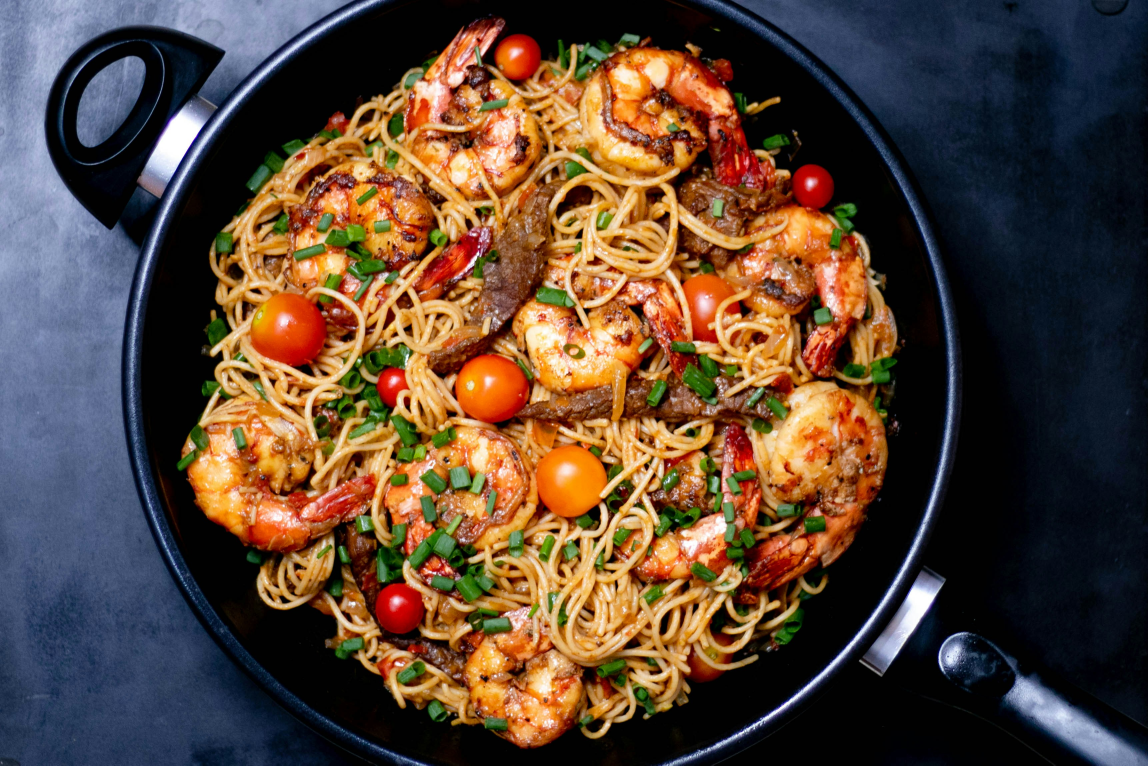
#> input picture 实验三/test_image.jpg, 3444 x 2296 px, found by its file name (shown at 1/3 size)
$ python syzy.py
#> lines starting #> are read from the running program, lines starting #| are printed output that depends on the picture
import cv2
import numpy as np
import matplotlib.pyplot as plt

# -------------------------- 1. 图像读入与预处理 --------------------------
def load_gray_image(path):
    """读取灰度图像"""
#> called with path = '/home/chen/cv-course/test_image.jpg'
    img = cv2.imread(path, cv2.IMREAD_GRAYSCALE)
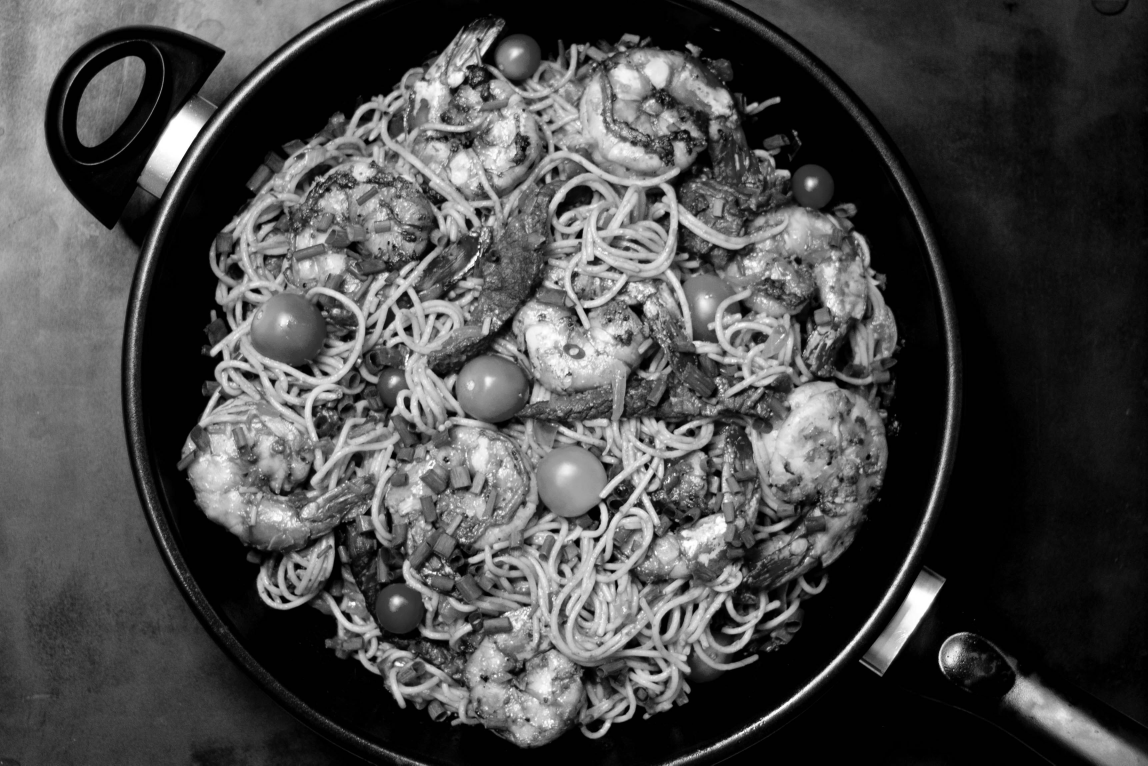
#> img: shape (2296, 3444) (shown at 1/3 size); min 0, max 255, mean 73.9
    if img is None:
        raise FileNotFoundError(f"无法读取图像文件: {path}")
    return img

# -------------------------- 2. 下采样（两种方式） --------------------------
def downsample_direct(img, scale=0.5):
    """不做预滤波直接下采样"""
    h, w = img.shape
    new_h, new_w = int(h * scale), int(w * scale)
    return cv2.resize(img, (new_w, new_h), interpolation=cv2.INTER_NEAREST)

def downsample_gaussian_blur(img, scale=0.5, ksize=(5,5), sigmaX=1.0):
    """先高斯平滑再下采样"""
    blurred = cv2.GaussianBlur(img, ksize, sigmaX)
    h, w = blurred.shape
    new_h, new_w = int(h * scale), int(w * scale)
    return cv2.resize(blurred, (new_w, new_h), interpolation=cv2.INTER_NEAREST)

# -------------------------- 3. 图像恢复（三种插值方法） --------------------------
def restore_image(img_small, original_shape):
    h, w = original_shape
    nearest = cv2.resize(img_small, (w, h), interpolation=cv2.INTER_NEAREST)
    bilinear = cv2.resize(img_small, (w, h), interpolation=cv2.INTER_LINEAR)
    bicubic = cv2.resize(img_small, (w, h), interpolation=cv2.INTER_CUBIC)
    return nearest, bilinear, bicubic

# -------------------------- 4. 空间域质量评价（MSE/PSNR） --------------------------
def calculate_mse_psnr(img1, img2):
    mse = np.mean((img1.astype(np.float64) - img2.astype(np.float64)) ** 2)
    if mse == 0:
        return 0, float('inf')
    psnr = 10 * np.log10((255 ** 2) / mse)
    return mse, psnr

# -------------------------- 5. 傅里叶变换分析 --------------------------
def fft_analysis(img):
    f = np.fft.fft2(img)
    f_shift = np.fft.fftshift(f)
    magnitude = 20 * np.log(np.abs(f_shift) + 1)
    return magnitude

# -------------------------- 6. DCT变换分析 --------------------------
def dct_analysis(img):
    img_float = np.float32(img)
    dct = cv2.dct(img_float)
    dct_log = 20 * np.log(np.abs(dct) + 1)

    h, w = dct.shape
    low_h, low_w = h // 8, w // 8
    low_freq_energy = np.sum(np.abs(dct[:low_h, :low_w]) ** 2)
    total_energy = np.sum(np.abs(dct) ** 2)
    energy_ratio = low_freq_energy / total_energy if total_energy != 0 else 0

    return dct_log, energy_ratio

# -------------------------- 7. 可视化（已修复：保存图片，不弹窗） --------------------------
def visualize_results(original, small_direct, small_blur,
                     nearest_d, bilinear_d, bicubic_d,
                     nearest_b, bilinear_b, bicubic_b):
    plt.figure(figsize=(18, 12))

    plt.subplot(3, 4, 1), plt.imshow(original, cmap='gray'), plt.title('Original'), plt.axis('off')
    plt.subplot(3, 4, 2), plt.imshow(small_direct, cmap='gray'), plt.title('Direct Downsample (1/2)'), plt.axis('off')
    plt.subplot(3, 4, 3), plt.imshow(small_blur, cmap='gray'), plt.title('Gaussian Blur + Downsample (1/2)'), plt.axis('off')

    plt.subplot(3, 4, 5), plt.imshow(nearest_d, cmap='gray'), plt.title('Nearest (Direct Down)'), plt.axis('off')
    plt.subplot(3, 4, 6), plt.imshow(bilinear_d, cmap='gray'), plt.title('Bilinear (Direct Down)'), plt.axis('off')
    plt.subplot(3, 4, 7), plt.imshow(bicubic_d, cmap='gray'), plt.title('Bicubic (Direct Down)'), plt.axis('off')

    plt.subplot(3, 4, 9), plt.imshow(nearest_b, cmap='gray'), plt.title('Nearest (Blur Down)'), plt.axis('off')
    plt.subplot(3, 4, 10), plt.imshow(bilinear_b, cmap='gray'), plt.title('Bilinear (Blur Down)'), plt.axis('off')
    plt.subplot(3, 4, 11), plt.imshow(bicubic_b, cmap='gray'), plt.title('Bicubic (Blur Down)'), plt.axis('off')

    plt.tight_layout()
    plt.savefig("result_images.png", dpi=150, bbox_inches='tight')
    plt.close()

def visualize_fft(fft_original, fft_small_direct, fft_bilinear_d):
    plt.figure(figsize=(15, 5))
    plt.subplot(1, 3, 1), plt.imshow(fft_original, cmap='gray'), plt.title('Original FFT Spectrum'), plt.axis('off')
    plt.subplot(1, 3, 2), plt.imshow(fft_small_direct, cmap='gray'), plt.title('Direct Downsample FFT Spectrum'), plt.axis('off')
    plt.subplot(1, 3, 3), plt.imshow(fft_bilinear_d, cmap='gray'), plt.title('Bilinear Restored FFT Spectrum'), plt.axis('off')
    plt.tight_layout()
    plt.savefig("result_fft.png", dpi=150, bbox_inches='tight')
    plt.close()

def visualize_dct(dct_original, dct_bilinear_d, dct_bicubic_d, ratios):
    plt.figure(figsize=(15, 5))
    plt.subplot(1, 3, 1), plt.imshow(dct_original, cmap='gray'), plt.title(f'Original DCT\nLow Energy Ratio: {ratios[0]:.2%}'), plt.axis('off')
    plt.subplot(1, 3, 2), plt.imshow(dct_bilinear_d, cmap='gray'), plt.title(f'Bilinear Restored DCT\nLow Energy Ratio: {ratios[1]:.2%}'), plt.axis('off')
    plt.subplot(1, 3, 3), plt.imshow(dct_bicubic_d, cmap='gray'), plt.title(f'Bicubic Restored DCT\nLow Energy Ratio: {ratios[2]:.2%}'), plt.axis('off')
    plt.tight_layout()
    plt.savefig("result_dct.png", dpi=150, bbox_inches='tight')
    plt.close()

# -------------------------- 主函数 --------------------------
if __name__ == "__main__":
    # 请把这里改成你的图片路径！
    img_path = "/home/chen/cv-course/test_image.jpg"

    original = load_gray_image(img_path)
    h, w = original.shape
#> h = 2296; w = 3444
    print(f"原始图像尺寸: {w}x{h}")
#| 原始图像尺寸: 3444x2296

    scale = 0.5
    small_direct = downsample_direct(original, scale)
    small_blur = downsample_gaussian_blur(original, scale)
    print(f"下采样后尺寸: {int(w*scale)}x{int(h*scale)}")
#| 下采样后尺寸: 1722x1148

    nearest_d, bilinear_d, bicubic_d = restore_image(small_direct, (h, w))
    nearest_b, bilinear_b, bicubic_b = restore_image(small_blur, (h, w))

    print("\n=== 直接下采样恢复结果（vs 原图） ===")
    mse_n_d, psnr_n_d = calculate_mse_psnr(original, nearest_d)
#> in calculate_mse_psnr, `mse = np.mean((img1.astype(np.float64) - img2.astype(np.float64)) ** 2)`: mse = 34.75
#> in calculate_mse_psnr, `psnr = 10 * np.log10((255 ** 2) / mse)`: psnr = 32.72
#> mse_n_d = 34.75; psnr_n_d = 32.72
    mse_bi_d, psnr_bi_d = calculate_mse_psnr(original, bilinear_d)
#> mse_bi_d = 21.37; psnr_bi_d = 34.83
    mse_bic_d, psnr_bic_d = calculate_mse_psnr(original, bicubic_d)
#> mse_bic_d = 21.75; psnr_bic_d = 34.76
    print(f"最近邻: MSE={mse_n_d:.2f}, PSNR={psnr_n_d:.2f} dB")
#| 最近邻: MSE=34.75, PSNR=32.72 dB
    print(f"双线性: MSE={mse_bi_d:.2f}, PSNR={psnr_bi_d:.2f} dB")
#| 双线性: MSE=21.37, PSNR=34.83 dB
    print(f"双三次: MSE={mse_bic_d:.2f}, PSNR={psnr_bic_d:.2f} dB")
#| 双三次: MSE=21.75, PSNR=34.76 dB

    print("\n=== 高斯下采样恢复结果（vs 原图） ===")
    mse_n_b, psnr_n_b = calculate_mse_psnr(original, nearest_b)
#> mse_n_b = 33.89; psnr_n_b = 32.83
    mse_bi_b, psnr_bi_b = calculate_mse_psnr(original, bilinear_b)
#> mse_bi_b = 27.79; psnr_bi_b = 33.69
    mse_bic_b, psnr_bic_b = calculate_mse_psnr(original, bicubic_b)
#> mse_bic_b = 23.84; psnr_bic_b = 34.36
    print(f"最近邻: MSE={mse_n_b:.2f}, PSNR={psnr_n_b:.2f} dB")
#| 最近邻: MSE=33.89, PSNR=32.83 dB
    print(f"双线性: MSE={mse_bi_b:.2f}, PSNR={psnr_bi_b:.2f} dB")
#| 双线性: MSE=27.79, PSNR=33.69 dB
    print(f"双三次: MSE={mse_bic_b:.2f}, PSNR={psnr_bic_b:.2f} dB")
#| 双三次: MSE=23.84, PSNR=34.36 dB

    fft_original = fft_analysis(original)
#> in fft_analysis, `magnitude = 20 * np.log(np.abs(f_shift) + 1)`:
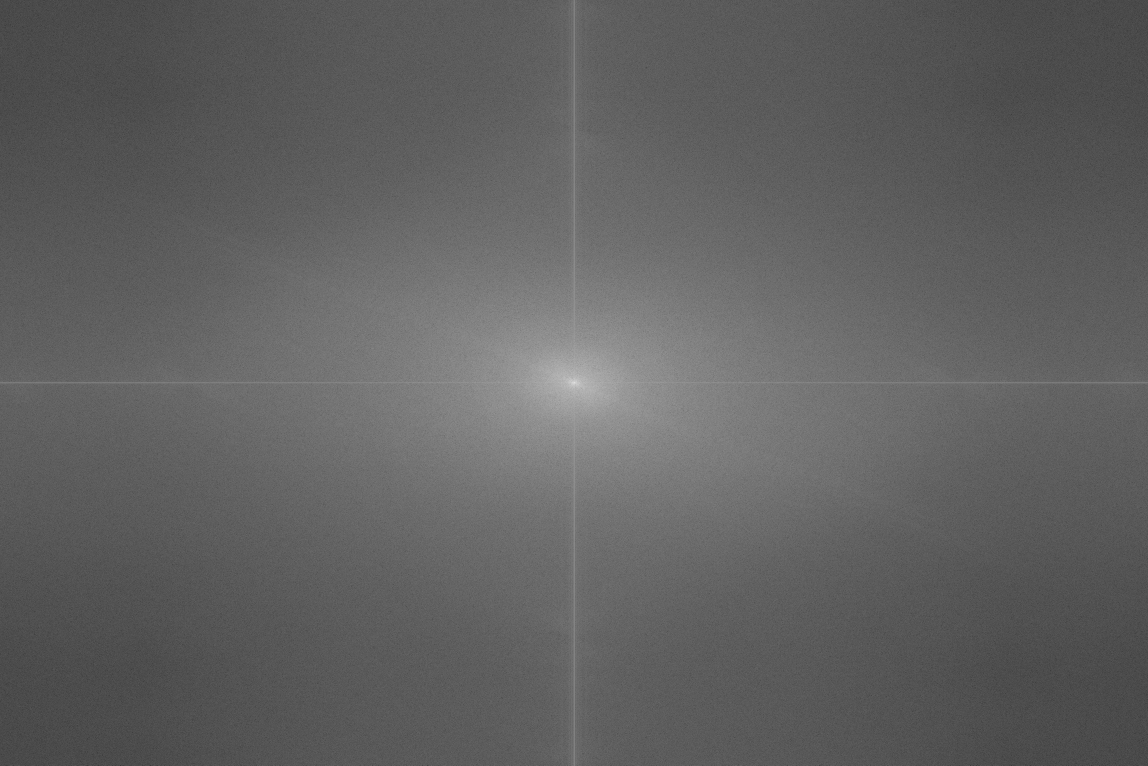
#> magnitude: shape (2296, 3444) float64 (shown at 1/3 size); min 25.07, max 403.7, mean 169.7; drawn with min black and max white
    fft_small_direct = fft_analysis(small_direct)
    fft_bilinear_d = fft_analysis(bilinear_d)

    dct_original, ratio_original = dct_analysis(original)
#> in dct_analysis, `dct_log = 20 * np.log(np.abs(dct) + 1)`:
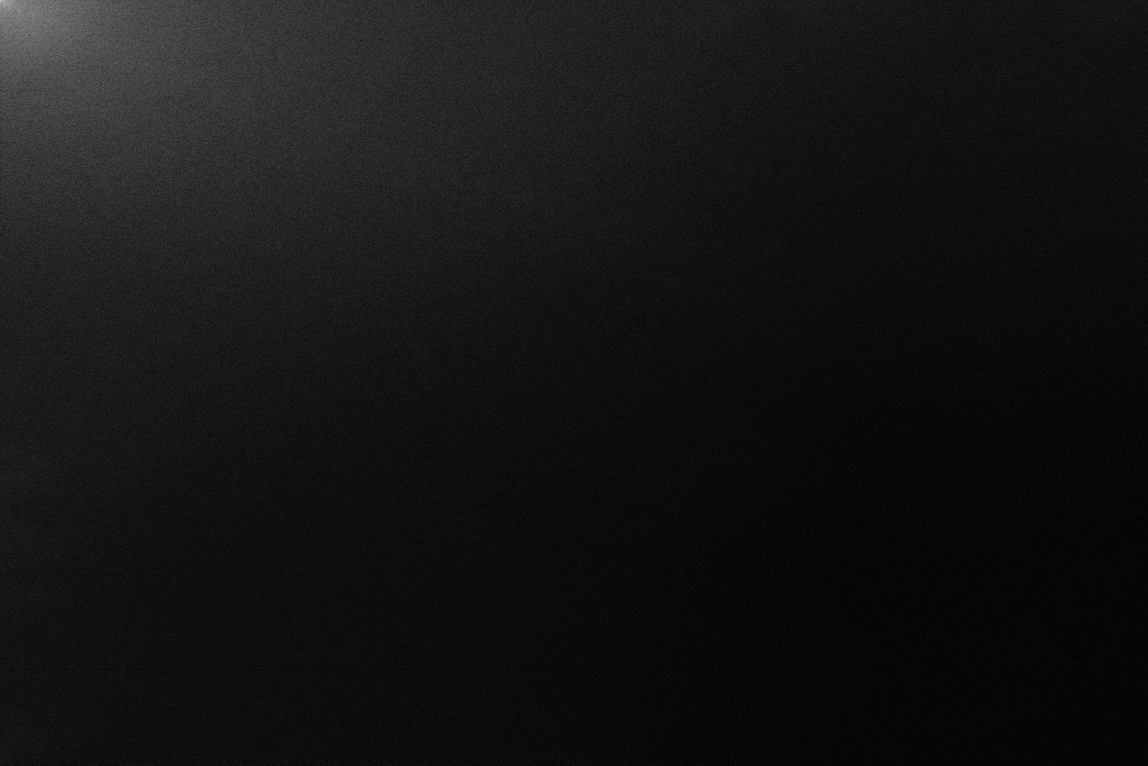
#> dct_log: shape (2296, 3444) float32 (shown at 1/3 size); min 9.54e-06, max 244.9, mean 20.8
#> in dct_analysis, `low_freq_energy = np.sum(np.abs(dct[:low_h, :low_w]) ** 2)`: low_freq_energy = 8.03e+10
#> in dct_analysis, `total_energy = np.sum(np.abs(dct) ** 2)`: total_energy = 8.09e+10
#> in dct_analysis, `energy_ratio = low_freq_energy / total_energy if total_energy != 0 els..`: energy_ratio = 0.993
#> ratio_original = 0.993
    dct_bilinear_d, ratio_bilinear = dct_analysis(bilinear_d)
#> ratio_bilinear = 0.995
    dct_bicubic_d, ratio_bicubic = dct_analysis(bicubic_d)
#> ratio_bicubic = 0.993
    ratios = [ratio_original, ratio_bilinear, ratio_bicubic]
#> ratios = [0.993, 0.995, 0.993]

    visualize_results(original, small_direct, small_blur, nearest_d, bilinear_d, bicubic_d, nearest_b, bilinear_b, bicubic_b)
    visualize_fft(fft_original, fft_small_direct, fft_bilinear_d)
#> in visualize_fft, `plt.savefig("result_fft.png", dpi=150, bbox_inches='tight')`:
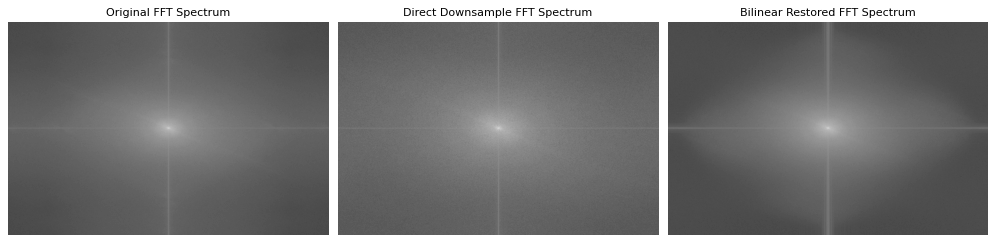
#> figure drawn by matplotlib, 3 panels
    visualize_dct(dct_original, dct_bilinear_d, dct_bicubic_d, ratios)

    print("\n✅ 运行完成！已生成三张结果图片：")
    print("1. result_images.png")
    print("2. result_fft.png")
    print("3. result_dct.png")

$ run again, with 实验二/crop_test.jpg copied over 实验三/test_image.jpg
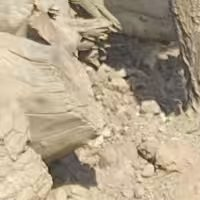
#> input picture 实验二/crop_test.jpg, 200 x 200 px, found by its file name
#| 原始图像尺寸: 200x200
#| 下采样后尺寸: 100x100
#> in restore_image, `bicubic = cv2.resize(img_small, (w, h), interpolation=cv2.INTER_CUBIC)`:
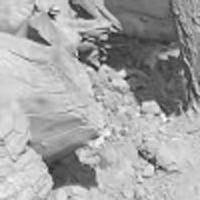
#> bicubic: shape (200, 200); min 33, max 255, mean 164.5
#> mse = 122.8
#> psnr = 27.24
#> mse_n_d = 122.8; psnr_n_d = 27.24
#> mse_bi_d = 78.63; psnr_bi_d = 29.17
#> mse_bic_d = 73.46; psnr_bic_d = 29.47
#| 最近邻: MSE=122.84, PSNR=27.24 dB
#| 双线性: MSE=78.63, PSNR=29.17 dB
#| 双三次: MSE=73.46, PSNR=29.47 dB
#> mse_n_b = 113.7; psnr_n_b = 27.57
#> mse_bi_b = 111.8; psnr_bi_b = 27.65
#> mse_bic_b = 87.83; psnr_bic_b = 28.69
#| 最近邻: MSE=113.65, PSNR=27.57 dB
#| 双线性: MSE=111.79, PSNR=27.65 dB
#| 双三次: MSE=87.83, PSNR=28.69 dB
#> magnitude: shape (100, 100) float64
#> magnitude: shape (200, 200) float64
#> low_freq_energy = 1.16e+09
#> total_energy = 1.17e+09
#> energy_ratio = 0.99
#> in dct_analysis (call 2), `dct_log = 20 * np.log(np.abs(dct) + 1)`:
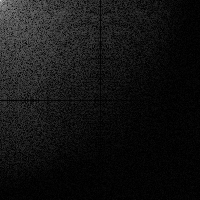
#> dct_log: shape (200, 200) float32; min 0.0019, max 208, mean 19.9
#> energy_ratio = 0.994
#> ratio_bicubic = 0.991
#> ratios = [0.99, 0.994, 0.991]

$ run again, with 实验二/test_image.jpg copied over 实验三/test_image.jpg
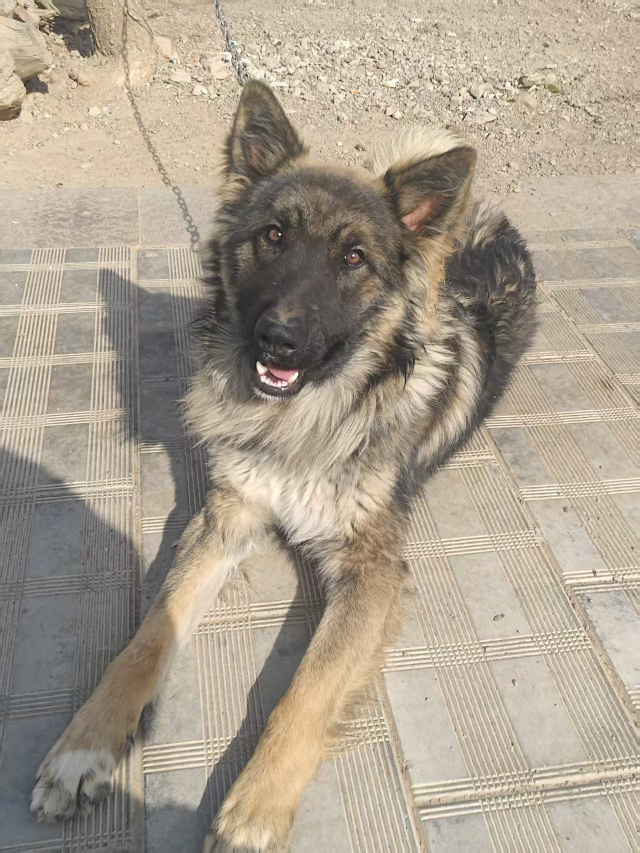
#> input picture 实验二/test_image.jpg, 1279 x 1706 px, found by its file name (shown at 1/2 size)
#| 原始图像尺寸: 1279x1706
#> in downsample_direct, `return cv2.resize(img, (new_w, new_h), interpolation=cv2.INTER_NEAREST)`:
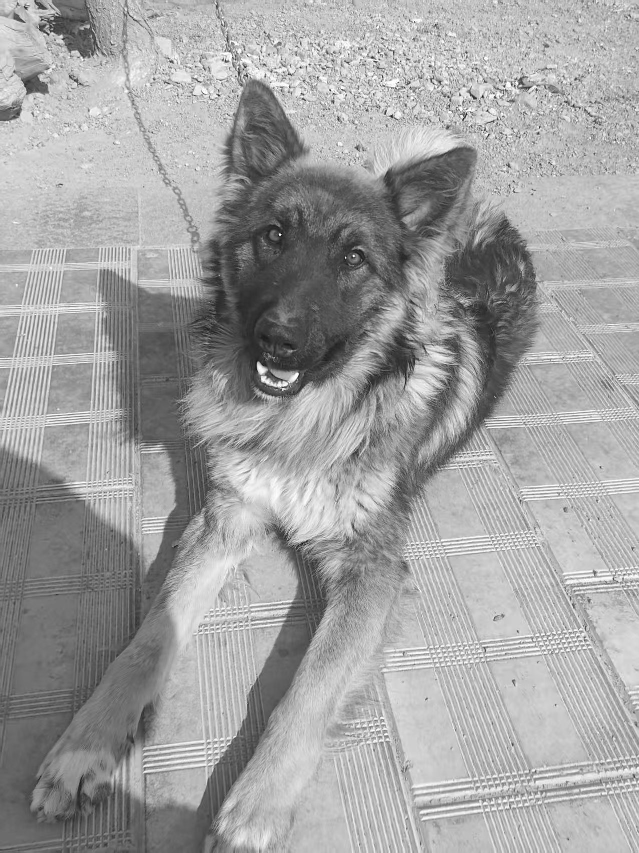
#> returned value: shape (853, 639); min 6, max 255, mean 160.9
#| 下采样后尺寸: 639x853
#> mse = 254.6
#> psnr = 24.07
#> mse_n_d = 254.6; psnr_n_d = 24.07
#> mse_bi_d = 119.4; psnr_bi_d = 27.36
#> mse_bic_d = 133.3; psnr_bic_d = 26.88
#| 最近邻: MSE=254.64, PSNR=24.07 dB
#| 双线性: MSE=119.38, PSNR=27.36 dB
#| 双三次: MSE=133.33, PSNR=26.88 dB
#> mse_n_b = 180.8; psnr_n_b = 25.56
#> mse_bi_b = 120.7; psnr_bi_b = 27.31
#> mse_bic_b = 113.2; psnr_bic_b = 27.59
#| 最近邻: MSE=180.79, PSNR=25.56 dB
#| 双线性: MSE=120.75, PSNR=27.31 dB
#| 双三次: MSE=113.24, PSNR=27.59 dB
#> magnitude: shape (853, 639) float64
#> magnitude: shape (1706, 1279) float64
#> low_freq_energy = 6.06e+10
#> total_energy = 6.11e+10
#> energy_ratio = 0.992
#> ratio_bilinear = 0.995
#> in dct_analysis (call 3), `dct_log = 20 * np.log(np.abs(dct) + 1)`:
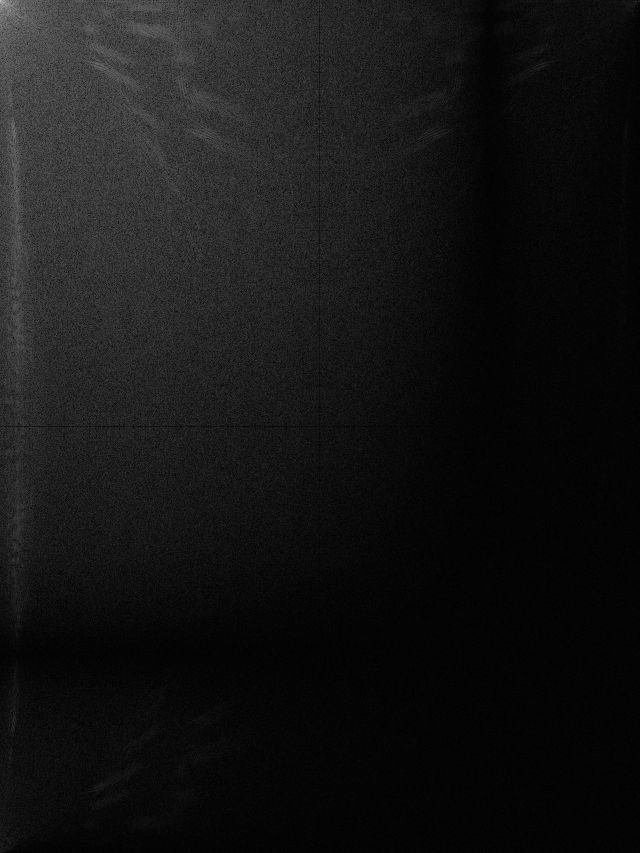
#> dct_log: shape (1706, 1279) float32 (shown at 1/2 size); min 4.77e-06, max 247.6, mean 20.9
#> low_freq_energy = 6.06e+10
#> total_energy = 6.11e+10
#> energy_ratio = 0.993
#> ratios = [0.992, 0.995, 0.993]
